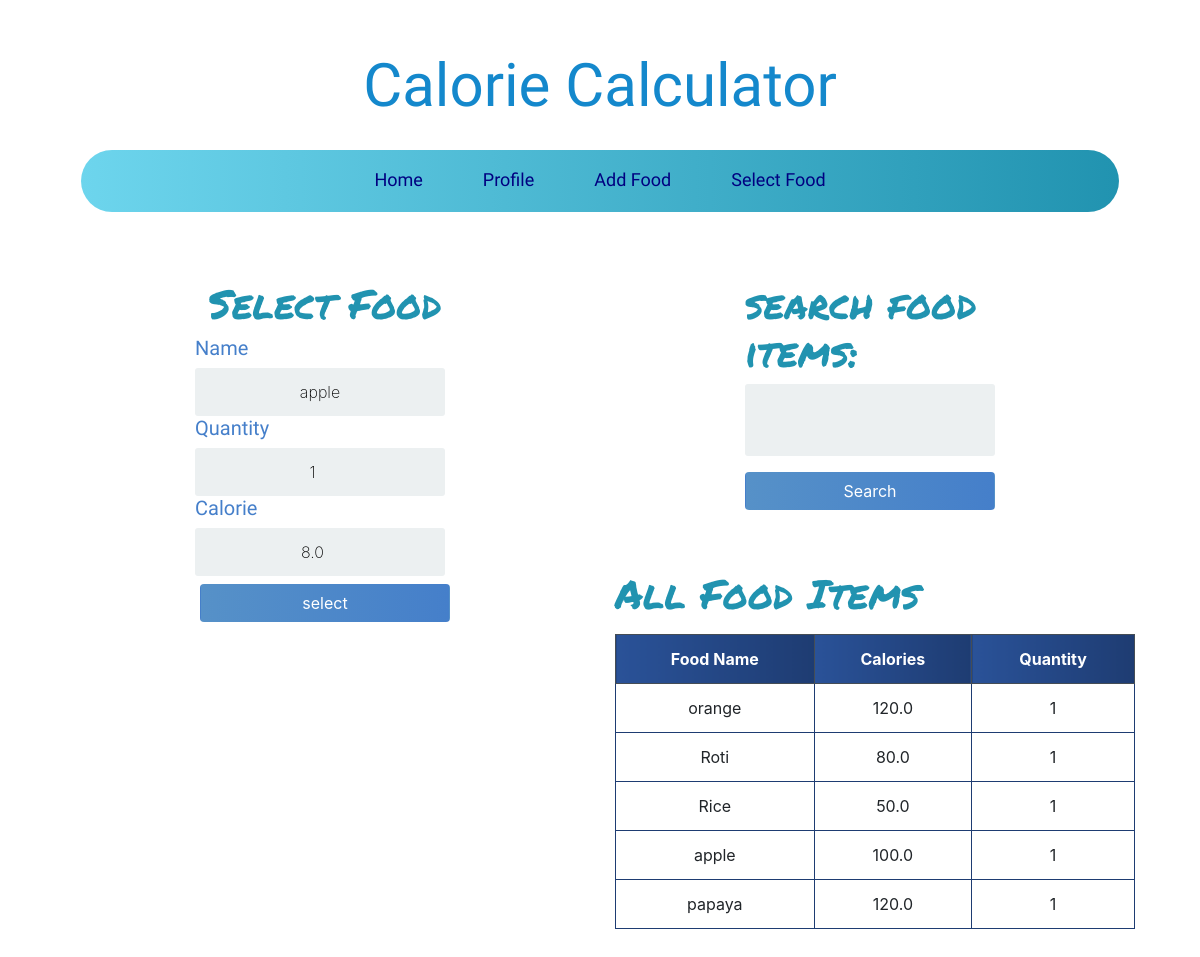
The page /update_food/1/ (signed in) on the database its author committed.
### calorieapp/models.py (models this page shows, shortened)
class Food(models.Model):
	name = models.CharField(max_length=200 ,null=False)
	quantity = models.PositiveIntegerField(null=False,default=0)
	calorie = models.FloatField(null=False,default=0)
	person_of = models.ForeignKey(User,null=True,on_delete=models.CASCADE)

### calorieapp/views.py (the view)
# urls.py: path('update_food/<str:pk>/',update_food,name='update_food'),
@login_required
def update_food(request,pk):
	food_items = Food.objects.filter(person_of=request.user)
	food_item = Food.objects.get(id=pk)
	form =  AddFoodForm(instance=food_item)
	if request.method == 'POST':
		form = AddFoodForm(request.POST,instance=food_item)
		if form.is_valid():
			form.save()
			return redirect('profile')
	myFilter = FoodFilter(request.GET,queryset=food_items)
	context = {'form':form,'food_items':food_items,'myFilter':myFilter}
	return render(request,'add_food.html',context)

### calorieapp/forms.py
class AddFoodForm(forms.ModelForm):
    class Meta:
        model = Food
        fields = ('name','quantity','calorie')

### templates/add_food.html (shortened to what this page needs)
{% extends 'base.html' %}
{% block content %}
<div class="container">
<div class="row">
    <div class="col-lg-6">
    <div class="login">
        <div class="login-screen">
            <div class="app-title">
                <h1 class="headline">Select Food</h1>
            </div>
            <form method="POST" action="" class="login-form form-inline">
                {% for field in form %}
                <h5 class="form-labels">
                {{ field.label }}
                </h5>
                {{ field }}
                {% endfor %}
                <input class="btn mt-2" type="submit" value="select">
            </form>
        </div>
    </div>
    </div>
    <div class="col-lg-6 ">
    <div class="login">
        <div class="login-screen">
              <form method="get">
                  <h1 class="headline">{{ myFilter.form }}</h1>
                  <button class="btn mt-2" type="submit">Search </button>
              </form>
        </div>
    </div>
        <h1 class="headline"> All Food Items </h1>
        <table class="table table-bordered text-center mt-3">
            <thead class="thead-dark">
                <tr>
                    <th scope="col">Food Name</th>
                    <th scope="col">Calories</th>
                    <th scope="col">Quantity</th>
                </tr>
            </thead>
            <tbody>
                {% for food in food_items %}
                <tr>
                    <td>{{ food.name }}</td>
                    <td>{{ food.calorie }}</td>
                    <td>{{ food.quantity }}</td>
                </tr>
                {% endfor %}
            </tbody>
        </table>
    </div>
</div>
</div>
{% endblock content %}

### static/css/base.css (style rules this page uses)
body { font-family: Arial; background-color: #3498DB; padding: 50px; }
.login { margin: 20px auto; width: 300px; }
.login-screen { background-color: #FFF; padding: 20px; border-radius: 5px }
.app-title { text-align: center; color: #777; }
.login-form { text-align: center; }
input { text-align: center; background-color: #ECF0F1; border: 2px solid transparent; border-radius: 3px; font-size: 16px; font-weight: 200; padding: 10px 0; width: 250px; transition: border .5s; }
.btn { background: #457fca; background: -webkit-linear-gradient(to right, #5691c8, #457fca); background: linear-gradient(to right, #5691c8, #457fca); color: white !important; font-size: 16px; line-height: 25px; padding: 10px 0; text-decoration: none; text-shadow: none; border-radius: 3px; box-shadow: none; transition: 0.25s; display: block; width: 250px; margin: 0 auto; }
th { background: #1e3c72; background: -webkit-linear-gradient(to right, #2a5298, #1e3c72); background: linear-gradient(to right, #2a5298, #1e3c72); }
.headline { font-family: 'Permanent Marker', cursive; padding-top:20px; color: #2193b0; color: -webkit-linear-gradient(to right, #6dd5ed, #2193b0); color: linear-gradient(to right, #6dd5ed, #2193b0); }
.table { background-color: white; color: #18AD7C; }
table.table-bordered > thead > tr > th { border:1px solid #1e3c72; }
table.table-bordered > tbody > tr > td { border:1px solid #1e3c72; }
.form-labels { font-family: 'Titillium Web', sans-serif; color:#457fca; }

### rows shown on the page
Food: form "apple" "1" "8.0"
Food: name "orange", calorie "120.0", quantity "1"
Food: name "Roti", calorie "80.0", quantity "1"
Food: name "Rice", calorie "50.0", quantity "1"
Food: name "apple", calorie "100.0", quantity "1"
Food: name "papaya", calorie "120.0", quantity "1"

### other values the page prints
{{ field.label }} "Name" "Quantity" "Calorie"
